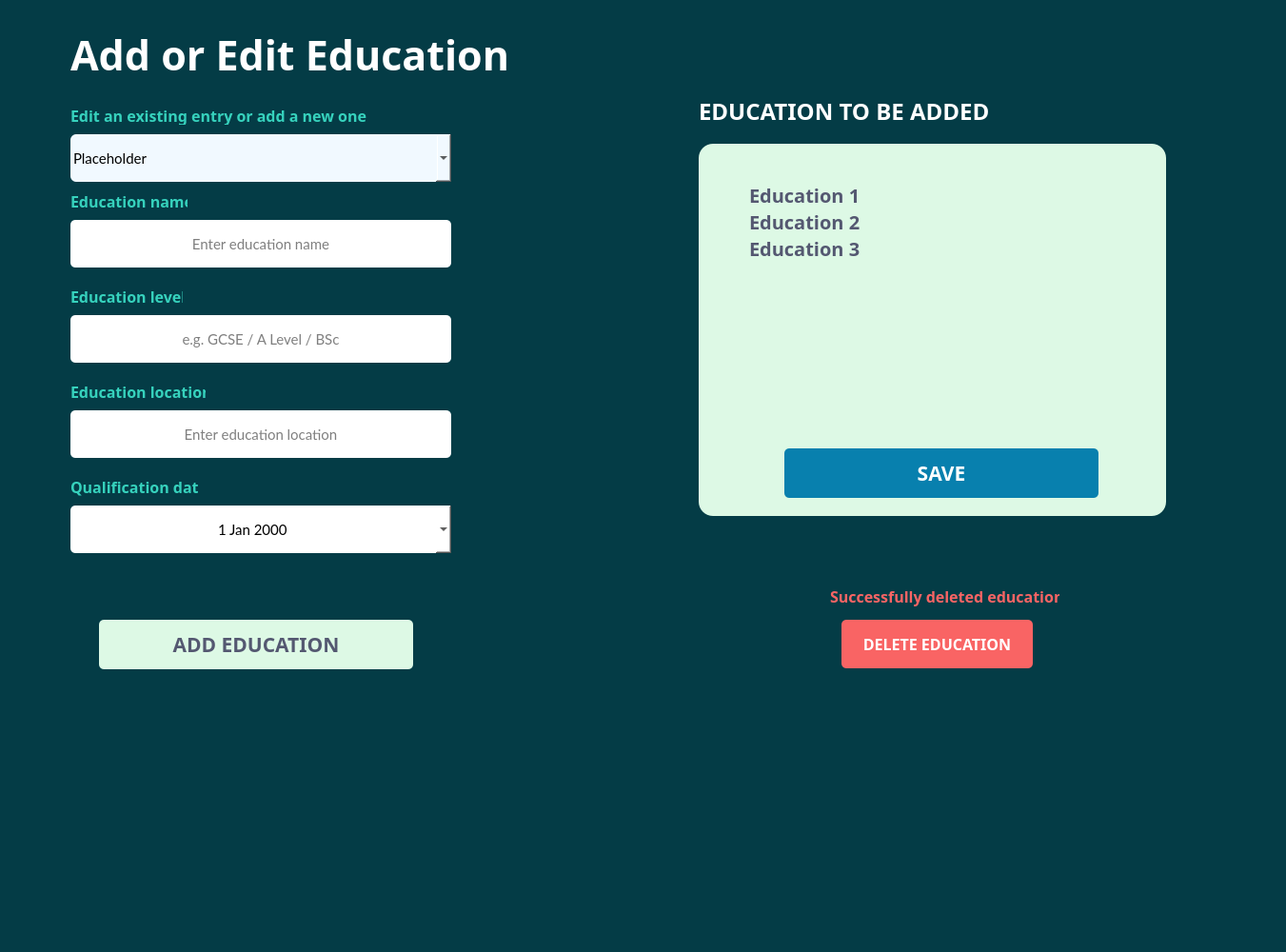
         <widget class="QWidget" name="form_scroll_contents_2">
          <property name="geometry">
           <rect>
            <x>0</x>
            <y>0</y>
            <width>1351</width>
            <height>1000</height>
           </rect>
          </property>
          <property name="minimumSize">
           <size>
            <width>1351</width>
            <height>500</height>
           </size>
          </property>
          <property name="font">
           <font>
            <pointsize>7</pointsize>
           </font>
          </property>
          <property name="styleSheet">
           <string notr="true">background-color: rgb(4, 60, 70);
border-color: rgb(4, 60, 70);
border-radius: 30px; 
border: 2px;</string>
          </property>
          <layout class="QGridLayout" name="gridLayout">
           <property name="topMargin">
            <number>20</number>
           </property>
           <item row="1" column="1">
            <widget class="QFrame" name="form_frame_middle">
             <property name="sizePolicy">
              <sizepolicy hsizetype="Fixed" vsizetype="Fixed">
               <horstretch>0</horstretch>
               <verstretch>0</verstretch>
              </sizepolicy>
             </property>
             <property name="minimumSize">
              <size>
               <width>50</width>
               <height>761</height>
              </size>
             </property>
             <property name="styleSheet">
              <string notr="true"/>
             </property>
             <property name="frameShape">
              <enum>QFrame::StyledPanel</enum>
             </property>
             <property name="frameShadow">
              <enum>QFrame::Raised</enum>
             </property>
            </widget>
           </item>
           <item row="1" column="2">
            <widget class="QFrame" name="form_frame_right">
             <property name="sizePolicy">
              <sizepolicy hsizetype="Fixed" vsizetype="Fixed">
               <horstretch>0</horstretch>
               <verstretch>0</verstretch>
              </sizepolicy>
             </property>
             <property name="minimumSize">
              <size>
               <width>550</width>
               <height>880</height>
              </size>
             </property>
             <property name="styleSheet">
              <string notr="true"/>
             </property>
             <property name="frameShape">
              <enum>QFrame::StyledPanel</enum>
             </property>
             <property name="frameShadow">
              <enum>QFrame::Raised</enum>
             </property>
             <widget class="QFrame" name="education_list_frame">
              <property name="geometry">
               <rect>
                <x>10</x>
                <y>50</y>
                <width>491</width>
                <height>391</height>
               </rect>
              </property>
              <property name="sizePolicy">
               <sizepolicy hsizetype="Fixed" vsizetype="Fixed">
                <horstretch>0</horstretch>
                <verstretch>0</verstretch>
               </sizepolicy>
              </property>
              <property name="minimumSize">
               <size>
                <width>491</width>
                <height>391</height>
               </size>
              </property>
              <property name="styleSheet">
               <string notr="true">color: rgb(255, 255, 255);
border-radius: 15px; 
border: 2px;
background-color: rgb(221, 249, 229);
border-color: rgb(221, 249, 229);</string>
              </property>
              <property name="frameShape">
               <enum>QFrame::StyledPanel</enum>
              </property>
              <property name="frameShadow">
               <enum>QFrame::Raised</enum>
              </property>
              <widget class="QListWidget" name="new_education_list">
               <property name="geometry">
                <rect>
                 <x>50</x>
                 <y>40</y>
                 <width>371</width>
                 <height>251</height>
                </rect>
               </property>
               <property name="sizePolicy">
                <sizepolicy hsizetype="Fixed" vsizetype="Fixed">
                 <horstretch>0</horstretch>
                 <verstretch>0</verstretch>
                </sizepolicy>
               </property>
               <property name="minimumSize">
                <size>
                 <width>0</width>
                 <height>0</height>
                </size>
               </property>
               <property name="font">
                <font>
                 <family>IBM Plex Sans</family>
                 <pointsize>15</pointsize>
                 <weight>75</weight>
                 <bold>true</bold>
                </font>
               </property>
               <property name="styleSheet">
                <string notr="true">color: rgb(84, 88, 113);
background-color: rgb(221, 249, 229);</string>
               </property>
               <property name="spacing">
                <number>5</number>
               </property>
               <item>
                <property name="text">
                 <string>Education 1</string>
                </property>
               </item>
               <item>
                <property name="text">
                 <string>Education 2</string>
                </property>
               </item>
               <item>
                <property name="text">
                 <string>Education 3</string>
                </property>
               </item>
              </widget>
              <widget class="QPushButton" name="btn_save_education">
               <property name="geometry">
                <rect>
                 <x>90</x>
                 <y>320</y>
                 <width>330</width>
                 <height>52</height>
                </rect>
               </property>
               <property name="sizePolicy">
                <sizepolicy hsizetype="Fixed" vsizetype="Fixed">
                 <horstretch>0</horstretch>
                 <verstretch>0</verstretch>
                </sizepolicy>
               </property>
               <property name="font">
                <font>
                 <family>IBM Plex Sans</family>
                 <pointsize>16</pointsize>
                 <weight>75</weight>
                 <bold>true</bold>
                </font>
               </property>
               <property name="styleSheet">
                <string notr="true">background-color: rgb(8, 128, 174);
color: rgb(255, 255, 255);
border-color: rgb(8, 128, 174);
border-radius: 5px; 
border: 2px;</string>
               </property>
               <property name="text">
                <string>SAVE</string>
               </property>
              </widget>
             </widget>
             <widget class="QLabel" name="lbl_education_to_be_added">
              <property name="geometry">
               <rect>
                <x>10</x>
                <y>0</y>
                <width>432</width>
                <height>32</height>
               </rect>
              </property>
              <property name="font">
               <font>
                <family>IBM Plex Sans</family>
                <pointsize>18</pointsize>
                <weight>75</weight>
                <bold>true</bold>
               </font>
              </property>
              <property name="styleSheet">
               <string notr="true">color: rgb(255, 255, 255);</string>
              </property>
              <property name="text">
               <string>EDUCATION TO BE ADDED</string>
              </property>
             </widget>
             <widget class="QPushButton" name="delete_education">
              <property name="geometry">
               <rect>
                <x>160</x>
                <y>550</y>
                <width>201</width>
                <height>51</height>
               </rect>
              </property>
              <property name="font">
               <font>
                <family>IBM Plex Sans</family>
                <pointsize>12</pointsize>
                <weight>75</weight>
                <bold>true</bold>
               </font>
              </property>
              <property name="styleSheet">
               <string notr="true">background-color: rgb(249, 100, 100);
border-color: rgb(249, 100, 100);
color: rgb(255, 255, 255);
border-radius: 5px; 
border: 2px;</string>
              </property>
              <property name="text">
               <string>DELETE EDUCATION</string>
              </property>
              <property name="flat">
               <bool>true</bool>
              </property>
             </widget>
             <widget class="QLabel" name="popup_education_deleted">
              <property name="geometry">
               <rect>
                <x>148</x>
                <y>510</y>
                <width>241</width>
                <height>31</height>
               </rect>
              </property>
              <property name="font">
               <font>
                <family>IBM Plex Sans</family>
                <pointsize>12</pointsize>
                <weight>75</weight>
                <bold>true</bold>
               </font>
              </property>
              <property name="styleSheet">
               <string notr="true">color: rgb(249, 100, 100);</string>
              </property>
              <property name="text">
               <string>Successfully deleted education.</string>
              </property>
             </widget>
            </widget>
           </item>
           <item row="1" column="0">
            <widget class="QFrame" name="form_frame_left">
             <property name="sizePolicy">
              <sizepolicy hsizetype="Fixed" vsizetype="Fixed">
               <horstretch>0</horstretch>
               <verstretch>0</verstretch>
              </sizepolicy>
             </property>
             <property name="minimumSize">
              <size>
               <width>400</width>
               <height>880</height>
              </size>
             </property>
             <property name="styleSheet">
              <string notr="true"/>
             </property>
             <property name="frameShape">
              <enum>QFrame::StyledPanel</enum>
             </property>
             <property name="frameShadow">
              <enum>QFrame::Raised</enum>
             </property>
             <widget class="QLabel" name="lbl_education_name">
              <property name="geometry">
               <rect>
                <x>0</x>
                <y>100</y>
                <width>123</width>
                <height>20</height>
               </rect>
              </property>
              <property name="sizePolicy">
               <sizepolicy hsizetype="Fixed" vsizetype="Fixed">
                <horstretch>0</horstretch>
                <verstretch>0</verstretch>
               </sizepolicy>
              </property>
              <property name="font">
               <font>
                <family>IBM Plex Sans</family>
                <pointsize>12</pointsize>
                <weight>75</weight>
                <bold>true</bold>
               </font>
              </property>
              <property name="styleSheet">
               <string notr="true">color: rgb(54, 210, 189);</string>
              </property>
              <property name="text">
               <string>Education name</string>
              </property>
             </widget>
             <widget class="QLineEdit" name="edit_name">
              <property name="geometry">
               <rect>
                <x>0</x>
                <y>130</y>
                <width>400</width>
                <height>50</height>
               </rect>
              </property>
              <property name="sizePolicy">
               <sizepolicy hsizetype="Fixed" vsizetype="Fixed">
                <horstretch>0</horstretch>
                <verstretch>0</verstretch>
               </sizepolicy>
              </property>
              <property name="minimumSize">
               <size>
                <width>400</width>
                <height>50</height>
               </size>
              </property>
              <property name="font">
               <font>
                <family>Lato</family>
                <pointsize>11</pointsize>
               </font>
              </property>
              <property name="styleSheet">
               <string notr="true">background-color: rgb(255, 255, 255);
border-color: rgb(255, 255, 255);
border-radius: 5px; 
border: 2px;</string>
              </property>
              <property name="text">
               <string/>
              </property>
              <property name="echoMode">
               <enum>QLineEdit::Normal</enum>
              </property>
              <property name="cursorPosition">
               <number>0</number>
              </property>
              <property name="alignment">
               <set>Qt::AlignCenter</set>
              </property>
              <property name="placeholderText">
               <string>Enter education name</string>
              </property>
              <property name="clearButtonEnabled">
               <bool>true</bool>
              </property>
             </widget>
             <widget class="QLabel" name="lbl_edit_education">
              <property name="geometry">
               <rect>
                <x>0</x>
                <y>10</y>
                <width>391</width>
                <height>20</height>
               </rect>
              </property>
              <property name="sizePolicy">
               <sizepolicy hsizetype="Fixed" vsizetype="Fixed">
                <horstretch>0</horstretch>
                <verstretch>0</verstretch>
               </sizepolicy>
              </property>
              <property name="font">
               <font>
                <family>IBM Plex Sans</family>
                <pointsize>12</pointsize>
                <weight>75</weight>
                <bold>true</bold>
               </font>
              </property>
              <property name="styleSheet">
               <string notr="true">color: rgb(54, 210, 189);</string>
              </property>
              <property name="text">
               <string>Edit an existing entry or add a new one</string>
              </property>
             </widget>
             <widget class="QLineEdit" name="edit_level">
              <property name="geometry">
               <rect>
                <x>0</x>
                <y>230</y>
                <width>400</width>
                <height>50</height>
               </rect>
              </property>
              <property name="sizePolicy">
               <sizepolicy hsizetype="Fixed" vsizetype="Fixed">
                <horstretch>0</horstretch>
                <verstretch>0</verstretch>
               </sizepolicy>
              </property>
              <property name="minimumSize">
               <size>
                <width>400</width>
                <height>50</height>
               </size>
              </property>
              <property name="font">
               <font>
                <family>Lato</family>
                <pointsize>11</pointsize>
               </font>
              </property>
              <property name="styleSheet">
               <string notr="true">background-color: rgb(255, 255, 255);
border-color: rgb(255, 255, 255);
border-radius: 5px; 
border: 2px;</string>
              </property>
              <property name="text">
               <string/>
              </property>
              <property name="echoMode">
               <enum>QLineEdit::Normal</enum>
              </property>
              <property name="cursorPosition">
               <number>0</number>
              </property>
              <property name="alignment">
               <set>Qt::AlignCenter</set>
              </property>
              <property name="placeholderText">
               <string>e.g. GCSE / A Level / BSc</string>
              </property>
              <property name="clearButtonEnabled">
               <bool>true</bool>
              </property>
             </widget>
             <widget class="QLineEdit" name="edit_location">
              <property name="geometry">
               <rect>
                <x>0</x>
                <y>330</y>
                <width>400</width>
                <height>50</height>
               </rect>
              </property>
              <property name="sizePolicy">
               <sizepolicy hsizetype="Fixed" vsizetype="Fixed">
                <horstretch>0</horstretch>
                <verstretch>0</verstretch>
               </sizepolicy>
              </property>
              <property name="minimumSize">
               <size>
                <width>400</width>
                <height>50</height>
               </size>
              </property>
              <property name="font">
               <font>
                <family>Lato</family>
                <pointsize>11</pointsize>
               </font>
              </property>
              <property name="styleSheet">
               <string notr="true">background-color: rgb(255, 255, 255);
border-color: rgb(255, 255, 255);
border-radius: 5px; 
border: 2px;</string>
              </property>
              <property name="text">
               <string/>
              </property>
              <property name="echoMode">
               <enum>QLineEdit::Normal</enum>
              </property>
              <property name="cursorPosition">
               <number>0</number>
              </property>
              <property name="alignment">
               <set>Qt::AlignCenter</set>
              </property>
              <property name="placeholderText">
               <string>Enter education location</string>
              </property>
              <property name="clearButtonEnabled">
               <bool>true</bool>
              </property>
             </widget>
             <widget class="QComboBox" name="edit_education_dropdown">
              <property name="geometry">
               <rect>
                <x>0</x>
                <y>40</y>
                <width>400</width>
                <height>50</height>
               </rect>
              </property>
              <property name="sizePolicy">
               <sizepolicy hsizetype="Fixed" vsizetype="Fixed">
                <horstretch>0</horstretch>
                <verstretch>0</verstretch>
               </sizepolicy>
              </property>
              <property name="minimumSize">
               <size>
                <width>400</width>
                <height>50</height>
               </size>
              </property>
              <property name="font">
               <font>
                <family>Lato</family>
                <pointsize>11</pointsize>
               </font>
              </property>
              <property name="styleSheet">
               <string notr="true">background-color: rgb(241, 249, 255);
border-color: rgb(188, 224, 253);
border-radius: 6px;
padding: 3px 3px 3px 3px;</string>
              </property>
              <item>
               <property name="text">
                <string>Placeholder</string>
               </property>
              </item>
              <item>
               <property name="text">
                <string>Placeholder</string>
               </property>
              </item>
              <item>
               <property name="text">
                <string>Placeholder</string>
               </property>
              </item>
             </widget>
             <widget class="QLabel" name="lbl_education_lvl">
              <property name="geometry">
               <rect>
                <x>0</x>
                <y>200</y>
                <width>118</width>
                <height>20</height>
               </rect>
              </property>
              <property name="sizePolicy">
               <sizepolicy hsizetype="Fixed" vsizetype="Fixed">
                <horstretch>0</horstretch>
                <verstretch>0</verstretch>
               </sizepolicy>
              </property>
              <property name="font">
               <font>
                <family>IBM Plex Sans</family>
                <pointsize>12</pointsize>
                <weight>75</weight>
                <bold>true</bold>
               </font>
              </property>
              <property name="styleSheet">
               <string notr="true">color: rgb(54, 210, 189);</string>
              </property>
              <property name="text">
               <string>Education level</string>
              </property>
             </widget>
             <widget class="QLabel" name="lbl_education_loc">
              <property name="geometry">
               <rect>
                <x>0</x>
                <y>300</y>
                <width>142</width>
                <height>20</height>
               </rect>
              </property>
              <property name="sizePolicy">
               <sizepolicy hsizetype="Fixed" vsizetype="Fixed">
                <horstretch>0</horstretch>
                <verstretch>0</verstretch>
               </sizepolicy>
              </property>
              <property name="font">
               <font>
                <family>IBM Plex Sans</family>
                <pointsize>12</pointsize>
                <weight>75</weight>
                <bold>true</bold>
               </font>
              </property>
              <property name="styleSheet">
               <string notr="true">color: rgb(54, 210, 189);</string>
              </property>
              <property name="text">
               <string>Education location</string>
              </property>
             </widget>
             <widget class="QLabel" name="lbl_education_date">
              <property name="geometry">
               <rect>
                <x>0</x>
                <y>400</y>
                <width>135</width>
                <height>20</height>
               </rect>
              </property>
              <property name="sizePolicy">
               <sizepolicy hsizetype="Fixed" vsizetype="Fixed">
                <horstretch>0</horstretch>
                <verstretch>0</verstretch>
               </sizepolicy>
              </property>
              <property name="font">
               <font>
                <family>IBM Plex Sans</family>
                <pointsize>12</pointsize>
                <weight>75</weight>
                <bold>true</bold>
               </font>
              </property>
              <property name="styleSheet">
               <string notr="true">color: rgb(54, 210, 189);</string>
              </property>
              <property name="text">
               <string>Qualification date</string>
              </property>
             </widget>
             <widget class="QDateEdit" name="choose_date">
              <property name="geometry">
               <rect>
                <x>0</x>
                <y>430</y>
                <width>400</width>
                <height>50</height>
               </rect>
              </property>
              <property name="sizePolicy">
               <sizepolicy hsizetype="Fixed" vsizetype="Fixed">
                <horstretch>0</horstretch>
                <verstretch>0</verstretch>
               </sizepolicy>
              </property>
              <property name="font">
               <font>
                <family>Lato</family>
                <pointsize>11</pointsize>
               </font>
              </property>
              <property name="styleSheet">
               <string notr="true">background-color: rgb(255, 255, 255);
border-color: rgb(255, 255, 255);
border-radius: 5px; 
border: 2px;</string>
              </property>
              <property name="inputMethodHints">
               <set>Qt::ImhDate|Qt::ImhPreferNumbers</set>
              </property>
              <property name="alignment">
               <set>Qt::AlignCenter</set>
              </property>
              <property name="buttonSymbols">
               <enum>QAbstractSpinBox::PlusMinus</enum>
              </property>
              <property name="calendarPopup">
               <bool>true</bool>
              </property>
             </widget>
             <widget class="QPushButton" name="btn_add_education">
              <property name="geometry">
               <rect>
                <x>30</x>
                <y>550</y>
                <width>330</width>
                <height>52</height>
               </rect>
              </property>
              <property name="sizePolicy">
               <sizepolicy hsizetype="Fixed" vsizetype="Fixed">
                <horstretch>0</horstretch>
                <verstretch>0</verstretch>
               </sizepolicy>
              </property>
              <property name="font">
               <font>
                <family>IBM Plex Sans</family>
                <pointsize>16</pointsize>
                <weight>75</weight>
                <bold>true</bold>
               </font>
              </property>
              <property name="styleSheet">
               <string notr="true">color: rgb(84, 88, 113);
border-radius: 5px; 
border: 2px;
background-color: rgb(221, 249, 229);
border-color: rgb(221, 249, 229);</string>
              </property>
              <property name="text">
               <string>ADD EDUCATION</string>
              </property>
             </widget>
            </widget>
           </item>
           <item row="0" column="0">
            <widget class="QLabel" name="lbl_add_edit_education">
             <property name="sizePolicy">
              <sizepolicy hsizetype="Fixed" vsizetype="Fixed">
               <horstretch>0</horstretch>
               <verstretch>0</verstretch>
              </sizepolicy>
             </property>
             <property name="font">
              <font>
               <family>IBM Plex Sans SemiBold</family>
               <pointsize>32</pointsize>
               <weight>75</weight>
               <bold>true</bold>
              </font>
             </property>
             <property name="styleSheet">
              <string notr="true">color: rgb(255, 255, 255);</string>
             </property>
             <property name="text">
              <string>Add or Edit Education</string>
             </property>
             <property name="alignment">
              <set>Qt::AlignLeading|Qt::AlignLeft|Qt::AlignVCenter</set>
             </property>
             <property name="margin">
              <number>0</number>
             </property>
             <property name="indent">
              <number>0</number>
             </property>
            </widget>
           </item>
          </layout>
          <zorder>form_frame_left</zorder>
          <zorder>form_frame_right</zorder>
          <zorder>form_frame_middle</zorder>
          <zorder>lbl_add_edit_education</zorder>
         </widget>
